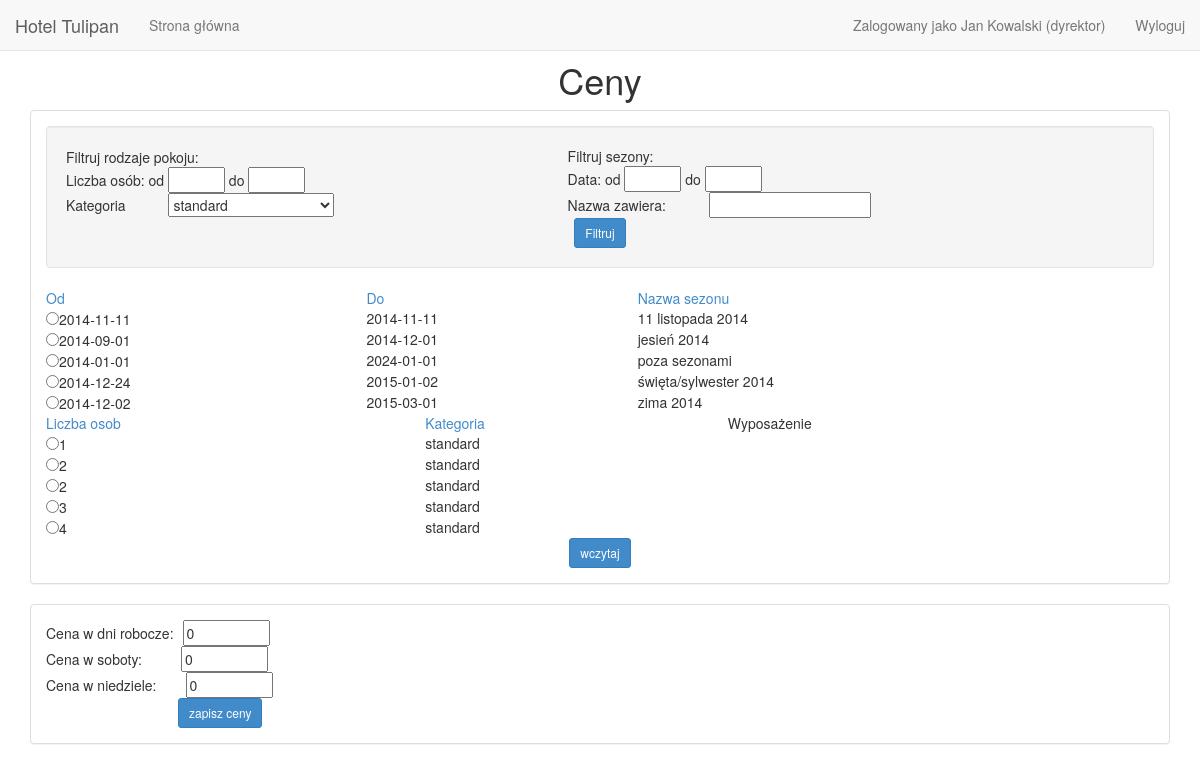
Page /php/ceny.php (signed in) on the committed database.
### tables this page shows
CREATE TABLE IF NOT EXISTS `pracownicy` (
  `idPracownika` int(11) NOT NULL AUTO_INCREMENT,
  `login` varchar(45) NOT NULL,
  `haslo` varchar(45) NOT NULL,
  `imie` varchar(45) NOT NULL,
  `nazwisko` varchar(45) NOT NULL,
  `telefon` varchar(20) NOT NULL,
  `email` varchar(45) DEFAULT NULL,
  `stanowisko` tinyint(4) NOT NULL,
  PRIMARY KEY (`idPracownika`),
  UNIQUE KEY `idPracownika_UNIQUE` (`idPracownika`),
  KEY `fk_pracownicy_stanowiska1_idx` (`stanowisko`)
);

CREATE TABLE IF NOT EXISTS `stanowiska` (
  `idStanowiska` tinyint(4) NOT NULL AUTO_INCREMENT,
  `nazwa` varchar(45) NOT NULL,
  PRIMARY KEY (`idStanowiska`),
  UNIQUE KEY `idStanowiska_UNIQUE` (`idStanowiska`),
  UNIQUE KEY `nazwa_UNIQUE` (`nazwa`)
);

CREATE TABLE IF NOT EXISTS `sezony` (
  `idSezonu` int(11) NOT NULL AUTO_INCREMENT,
  `nazwaSezonu` varchar(45) NOT NULL,
  `odDaty` date NOT NULL,
  `doDaty` date NOT NULL,
  PRIMARY KEY (`idSezonu`),
  UNIQUE KEY `idSezonu_UNIQUE` (`idSezonu`)
);

CREATE TABLE IF NOT EXISTS `pokoje` (
  `idPokoju` int(11) NOT NULL AUTO_INCREMENT,
  `pojemnosc` int(11) NOT NULL,
  `opis` varchar(450) DEFAULT NULL,
  `kategoria` tinyint(4) NOT NULL,
  PRIMARY KEY (`idPokoju`),
  UNIQUE KEY `idPomieszczenia_UNIQUE` (`idPokoju`),
  KEY `fk_pokoje_kategorie1_idx` (`kategoria`)
);

CREATE TABLE IF NOT EXISTS `kategorie` (
  `idKategorii` tinyint(4) NOT NULL AUTO_INCREMENT,
  `nazwa` varchar(45) NOT NULL,
  PRIMARY KEY (`idKategorii`)
);

### php/ceny.php (the view, shortened to what this page needs)
<?php
require_once 'pracownik_czy_zalogowany.inc.php';
$idKategorii = 1;
$odOsoby = 0;
$doOsoby = 1000000;
$sort_pokoje = "pojemnosc";
$idPokoju_g = 0;
$idSezonu_g = 0;
$doData = "4000-12-31";
$odData = "1800-01-01";
$nazwa = '%';
$sort_sezony = "nazwaSezonu";
$zapytanie_filtruj_rodaj_pokoju = "";
if($idKategorii == 0)
{
$zapytanie_filtruj_rodaj_pokoju = "select idPokoju, pojemnosc, nazwa from pokoje join kategorie on (kategoria = idKategorii)
									where pojemnosc between '$odOsoby' and '$doOsoby' order by $sort_pokoje";
}
else
{
$zapytanie_filtruj_rodaj_pokoju = "select idPokoju, pojemnosc, nazwa from pokoje join kategorie on (kategoria = idKategorii)
									where idKategorii = '$idKategorii' and pojemnosc between '$odOsoby' and '$doOsoby' order by $sort_pokoje";
}
if(!$zapytanie_filtruj_rodaj_pokoju_run = mysql_query($zapytanie_filtruj_rodaj_pokoju))
{
	echo 'blad zaptyania rodzaj pokoju<br>';
	echo mysql_error();
}
function addPokojTyp($zapytanie_run, $idK)
{
  while($zapytanie_row = mysql_fetch_assoc($zapytanie_run))
  {
    $name = $zapytanie_row['nazwa'];
    $id = $zapytanie_row['idPokoju'];
	$ilosc = $zapytanie_row['pojemnosc'];
	$wyposazenie = facility($id);
	addRowPokojTyp($id, $ilosc, $name, $wyposazenie, $idK);
  }
}
function facility($idpokoju)
{
	$zapytanie = 	"select nazwa
					from pokoje join pokoje_wyposazenie using (idPokoju) join wyposazeniePokoju using (idWyposazenia)
					where idPokoju = $idpokoju";
	if(!$zapytanie_run = mysql_query($zapytanie))
	{
		echo 'blad zapytania o wyposażenie';
		echo mysql_error();
	}
	$wynik = "";
	$i = 0;
	while($use_query_row = mysql_fetch_assoc($zapytanie_run))
	{
		$wynik[$i] = $use_query_row['nazwa'];
		$i++;
	}
	return implode(", ", $wynik);
}
function addRowPokojTyp($id, $liczba, $kategoria, $sprzet, $idK)
{
	if($id == $idK)
	{
		echo "<tr>";
		echo "<td><input type='radio' name='idPokoju' value=$id checked>$liczba</td>";
		echo "<td>$kategoria</td>";
		echo "<td>$sprzet</td>";
	}
	else
	{
		echo "<tr>";
		echo "<td><input type='radio' name='idPokoju' value=$id>$liczba</td>";
		echo "<td>$kategoria</td>";
		echo "<td>$sprzet</td>";
	}
}
function addSelect($idK)
{
	$zapytanie = "select idKategorii, nazwa from kategorie";
	if(!$zapytanie_run = mysql_query($zapytanie))
	{
		echo 'blad zaptyania kategorie<br>';
		echo mysql_error();
	}
	while($zapytanie_row = mysql_fetch_assoc($zapytanie_run))
	{
		$name = $zapytanie_row['nazwa'];
		$id = $zapytanie_row['idKategorii'];
		if($id == $idK)
		{
			echo "<option value=\"$id\" selected>$name</option>";
		}
		else
		{
			echo "<option value=\"$id\">$name</option>";
		}
	}
}
$zapytanie_filtruj_sezon = "select idSezonu, doDaty, odDaty, nazwaSezonu from sezony where nazwaSezonu like '%$nazwa%' and
							(
							   (('$doData' between doDaty and odDaty)and('$doData' <> odDaty))
								or
								(('$odData' between doDaty and odDaty)and('$odData' <> doDaty))
								or
								((odDaty>='$odData')and(doDaty<='$doData'))
							)
							order by $sort_sezony";
if(!$zapytanie_filtruj_sezon_run = mysql_query($zapytanie_filtruj_sezon))
{
	echo 'blad zaptyania filtruj sezon<br>';
	echo mysql_error();
}
function addSezon($zapytanie_run, $idS)
{
  while($zapytanie_row = mysql_fetch_assoc($zapytanie_run))
  {
    $name = $zapytanie_row['nazwaSezonu'];
    $id = $zapytanie_row['idSezonu'];
	$do = $zapytanie_row['doDaty'];
	$od = $zapytanie_row['odDaty'];
	addRowSezon($id, $name, $do, $od, $idS);
  }
}
function addRowSezon($id, $name, $do, $od, $idS)
{
	if($id == $idS)
	{
		echo "<tr>";
		echo "<td><input type='radio' name='idSezonu' value=\"$id\" checked>$od</td>";
		echo "<td>$do</td>";
		echo "<td>$name</td>";
		echo "</tr>";
	}
	else
	{
				echo "<tr>";
		echo "<td><input type='radio' name='idSezonu' value=\"$id\">$od</td>";
		echo "<td>$do</td>";
		echo "<td>$name</td>";
		echo "</tr>";
	}
}
$cenaZwykla = 0;
$cenaSobota = 0;
$cenaNiedziela = 0;
?>
<div class="container">
      <center><h1>Ceny</h1></center>
	  <form action="ceny.php" method="POST">
	  <div class="panel panel-default panel-body">
      <div class="well">
	   <table width="100%">
      <tr>
          <td>    <div class="filtrujrodzaj">Filtruj rodzaje pokoju:<br>
                   Liczba osób: od <input type="text" maxlength="6" name="od_l_osob" size="4"  value=<?php if($odOsoby == 0) echo '""';
																													else echo '"'.$odOsoby.'"';?>>
																													do
									<input type="text" name="do_l_osob" size="4" maxlength="6" value=<?php if($doOsoby == 1000000) echo '""';
																													else echo '"'.$doOsoby.'"';?>><br>
                   Kategoria       <select name="kategoria" style="margin-left: 39px"><?php addSelect($idKategorii);?></select>
                   </div>
          </td>
          <td>
                   <div class="filtrujsezon">Filtruj sezony: <br>
                   Data: od <input type="text" name="od_l_data" size="4" maxlength="10" value=<?php if($odData == "1800-01-01") echo '""';
																													else echo '"'.$odData.'"';?>>  do
									<input type="text" name="do_l_data" size="4" maxlength="10" value=<?php if($doData == "4000-12-31") echo '""';
																													else echo '"'.$doData.'"';?>><br>
                   Nazwa zawiera:      <input type="text" name="nazwa_zawiera" style="margin-left: 39px" size="18" maxlength="45" value="<?php if(isset($_POST['nazwa_zawiera'])) echo $_POST['nazwa_zawiera']; ?>">
                   </div>
          </td>
      </tr>
      <tr>
          <td colspan="2">
		  <center><input type="submit" name="filtruj" value="Filtruj" class="btn btn-sm btn-primary"></center>
          </td>
      </tr>
      </table>
	  </div>
      <table width="100%">
             <tr>
                 <td><a href="ceny.php?sort_sezon=odDaty">Od</a></td>
                 <td><a href="ceny.php?sort_sezon=doDaty">Do</a></td>
                 <td><a href="ceny.php?sort_sezon=nazwaSezonu">Nazwa sezonu</a></td>
             </tr>
			 <?php addSezon($zapytanie_filtruj_sezon_run, $idSezonu_g);?>
      </table>
	  <table width="100%">
			<tr>
			     <td><a href="ceny.php?sort_typ=pojemnosc">Liczba osob</a></td>
                 <td><a href="ceny.php?sort_typ=nazwa">Kategoria</a></td>
                 <td>Wyposażenie</td>
			</tr>
			<?php addPokojTyp($zapytanie_filtruj_rodaj_pokoju_run, $idPokoju_g);?>
	  </table>
	  <center><input type="submit" name="wczytaj" value="wczytaj" class="btn btn-sm btn-primary"></center>
      </div>
      <div class="panel panel-default panel-body">
	  Cena w dni robocze:<input type="text" name="cena_w_dni_robocze" size="8" maxlength="8" style="margin-left: 9px" value=<?php echo $cenaZwykla?>><br>
      Cena w soboty:<input type="text" name="cena_w_soboty" size="8" maxlength="8" style="margin-left: 39px" value=<?php echo $cenaSobota?>>          <br>
      Cena w niedziele:<input type="text" name="cena_w_niedziele" size="8" maxlength="8" style="margin-left: 29px" value=<?php echo $cenaNiedziela?>>    <br>
      <input type="submit" name="zapisz_ceny" value="zapisz ceny" style="margin-left: 132px" class="btn btn-sm btn-primary">
      </div>
	  </form>
	  </div>
</body>
</html>

### php/pracownik_czy_zalogowany.inc.php (shortened to what this page needs)
<?php
if(!(isset($_SESSION['login'])))
{
if(count($_SESSION) == 0)
{
	header("Location: zaloguj.php");
}
else
{
	echo '<!DOCTYPE html>
<html lang="pl">
<head>
      <link rel="stylesheet" href="bootstrap/css/bootstrap.min.css">
	  <script src="bootstrap/js/bootstrap.min.js"></script>
	  <meta http-equiv="Content-Type" content="text/html; charset=utf-8">
</head>
<body>';
  $login = $_SESSION['login'];
  $haslo = $_SESSION['haslo'];
  $query = "SELECT haslo, idPracownika, imie, nazwisko, stanowisko FROM pracownicy WHERE login='$login'";
  if(!$query_run = mysql_query($query))
  {
    echo 'blad zapytania';
  }
  $query_row = mysql_fetch_assoc($query_run);
  if($haslo == $query_row['haslo'])
  {
	$stanowisko = $query_row['stanowisko'];
	$pracownik = $query_row['imie'].' '.$query_row['nazwisko'].' (';
		$query = "SELECT nazwa FROM stanowiska WHERE idStanowiska='{$query_row['stanowisko']}'";
		if(!$query_run = mysql_query($query))
		{
			echo 'blad zapytania';
		}
		$query_row = mysql_fetch_assoc($query_run);
	$pracownik .= $query_row['nazwa'] . ')';
    require_once "naglowek_pracownik.php";
  }
  else
  {
    echo "<center><font color='red'>BLAD SESJI</font></center>";
  }
}
}
?>

### php/naglowek_pracownik.php (shortened to what this page needs)
<nav class="navbar navbar-default navbar-fixed-top" role="navigation">
<div class="container-fluid">
	<div class="navbar-header">
	<a class="navbar-brand" href="index.php">Hotel Tulipan</a>
    </div>
	<ul class="nav navbar-nav">
<?php
if(isset($_SESSION['login']))
{
	switch($stanowisko)
	{
		case 3:
			echo '		<li><a href="glowna_szefa.php">Strona główna</a></li>';
			break;
	}
}
else
echo '		<li><a href="zaloguj.php">Strona główna</a></li>';
?>
	</ul>
	<ul class="nav navbar-nav navbar-right">
<?php
if(isset($_SESSION['login']))
echo '		<p class="navbar-text">Zalogowany jako ', $pracownik, '</p>
		<li><a href="wyloguj.php?p">Wyloguj</a></li>';
		else
echo '	<li><a href="zaloguj.php">Zaloguj</a></li>';
?>
	</ul>
</div>
</nav>

### rows in the picture
pracownicy: pracownik "Jan Kowalski (dyrektor)"
sezony: doDaty "2014-11-11", odDaty "2014-11-11", nazwaSezonu "11 listopada 2014"
sezony: odDaty "2014-09-01", doDaty "2014-12-01", nazwaSezonu "jesień 2014"
sezony: odDaty "2014-01-01", doDaty "2024-01-01", nazwaSezonu "poza sezonami"
sezony: odDaty "2014-12-24", doDaty "2015-01-02", nazwaSezonu "święta/sylwester 2014"
sezony: odDaty "2014-12-02", doDaty "2015-03-01", nazwaSezonu "zima 2014"
pokoje: pojemnosc "1", kategoria.nazwa "standard"
pokoje: pojemnosc "2", kategoria.nazwa "standard"
pokoje: pojemnosc "2", kategoria.nazwa "standard"
pokoje: pojemnosc "3", kategoria.nazwa "standard"
pokoje: pojemnosc "4", kategoria.nazwa "standard"

### other values in the picture
form field kategoria "standard"
